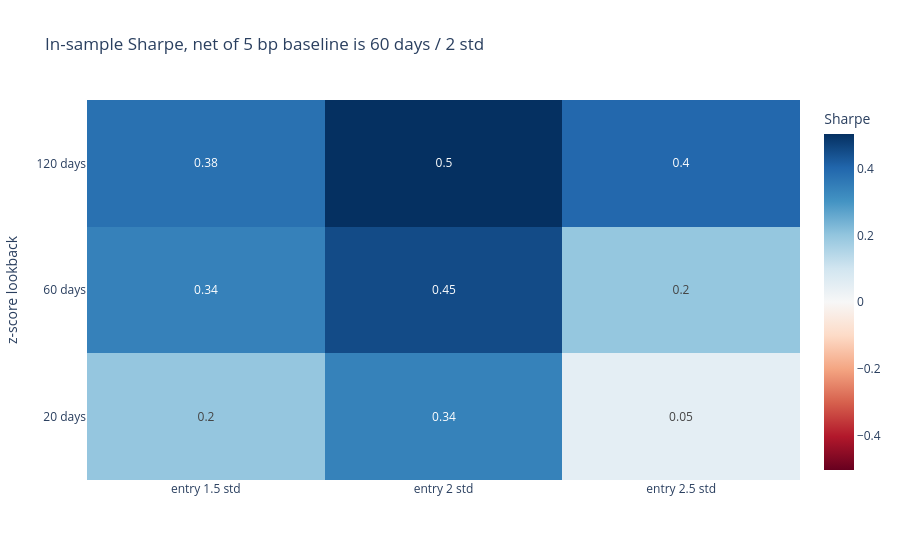

The cell this chart's notebook holds for it:
### Markdown cell above
### 2.2.2: Sensitivity grid

To check the sensitivity,  I also run a planned grid: entry {1.5, 2.0, 2.5} × lookback {20, 60, 120} = 9 configurations

### Code cell
GRID_LOOKBACK = (20, 60, 120)
GRID_ENTRY = (1.5, 2.0, 2.5)

grid_rows = []
for lookback in GRID_LOOKBACK:
    z = rolling_zscore(spread_is, lookback)
    for entry in GRID_ENTRY:
        positions = generate_positions(z, entry, BASE_EXIT)
        bt = backtest(prices_is, hedge, "KO", "PEP", positions, BASE_COST)
        metrics = performance_summary(bt, BASE_COST)
        log_trial(registry, "in-sample", lookback, entry, BASE_EXIT, BASE_COST, "grid", hedge.beta, metrics)
        grid_rows.append({"lookback": lookback, "entry_z": entry, **metrics})

grid = pd.DataFrame(grid_rows)
assert len(grid) == len(GRID_LOOKBACK) * len(GRID_ENTRY) == 9

sharpe_matrix = grid.pivot(index="lookback", columns="entry_z", values="sharpe")
fig = go.Figure(
    go.Heatmap(
        z=sharpe_matrix.to_numpy(),
        x=[f"entry {e:g} std" for e in sharpe_matrix.columns],
        y=[f"{lb} days" for lb in sharpe_matrix.index],
        colorscale="RdBu",
        zmid=0,
        text=sharpe_matrix.round(2).to_numpy(),
        texttemplate="%{text}",
        colorbar_title="Sharpe",
    )
)
fig.update_layout(
    title=f"In-sample Sharpe, net of {BASE_COST:g} bp baseline is 60 days / 2 std",
    yaxis_title="z-score lookback",
    template="plotly_white",
)
fig.show()

n_rule_trials = registry.execute(
    "SELECT COUNT(*) FROM trials WHERE period = 'in-sample' AND cost_bps = ?", (BASE_COST,)
).fetchone()[0]
logger.info("Distinct in-sample rule configurations tried so far: %d", n_rule_trials)

grid.set_index(["lookback", "entry_z"]).round(3)

### Figure 1 — Plotly figure (JSON) as saved in the notebook; plotly's stock layout.template omitted (floating-point values rounded to 4 significant figures)
{"data": [{"colorbar": {"title": {"text": "Sharpe"}}, "colorscale": [[0, "rgb(103,0,31)"], [0.1, "rgb(178,24,43)"], [0.2, "rgb(214,96,77)"], [0.3, "rgb(244,165,130)"], [0.4, "rgb(253,219,199)"], [0.5, "rgb(247,247,247)"], [0.6, "rgb(209,229,240)"], [0.7, "rgb(146,197,222)"], [0.8, "rgb(67,147,195)"], [0.9, "rgb(33,102,172)"], [1, "rgb(5,48,97)"]], "text": [[0.2, 0.34, 0.05], [0.34, 0.45, 0.2], [0.38, 0.5, 0.4]], "texttemplate": "%{text}", "type": "heatmap", "x": ["entry 1.5 std", "entry 2 std", "entry 2.5 std"], "y": ["20 days", "60 days", "120 days"], "z": [[0.1969, 0.3411, 0.04942], [0.3415, 0.453, 0.1966], [0.379, 0.5038, 0.3981]], "zmid": 0}], "layout": {"title": {"text": "In-sample Sharpe, net of 5 bp baseline is 60 days / 2 std"}, "yaxis": {"title": {"text": "z-score lookback"}}}}
